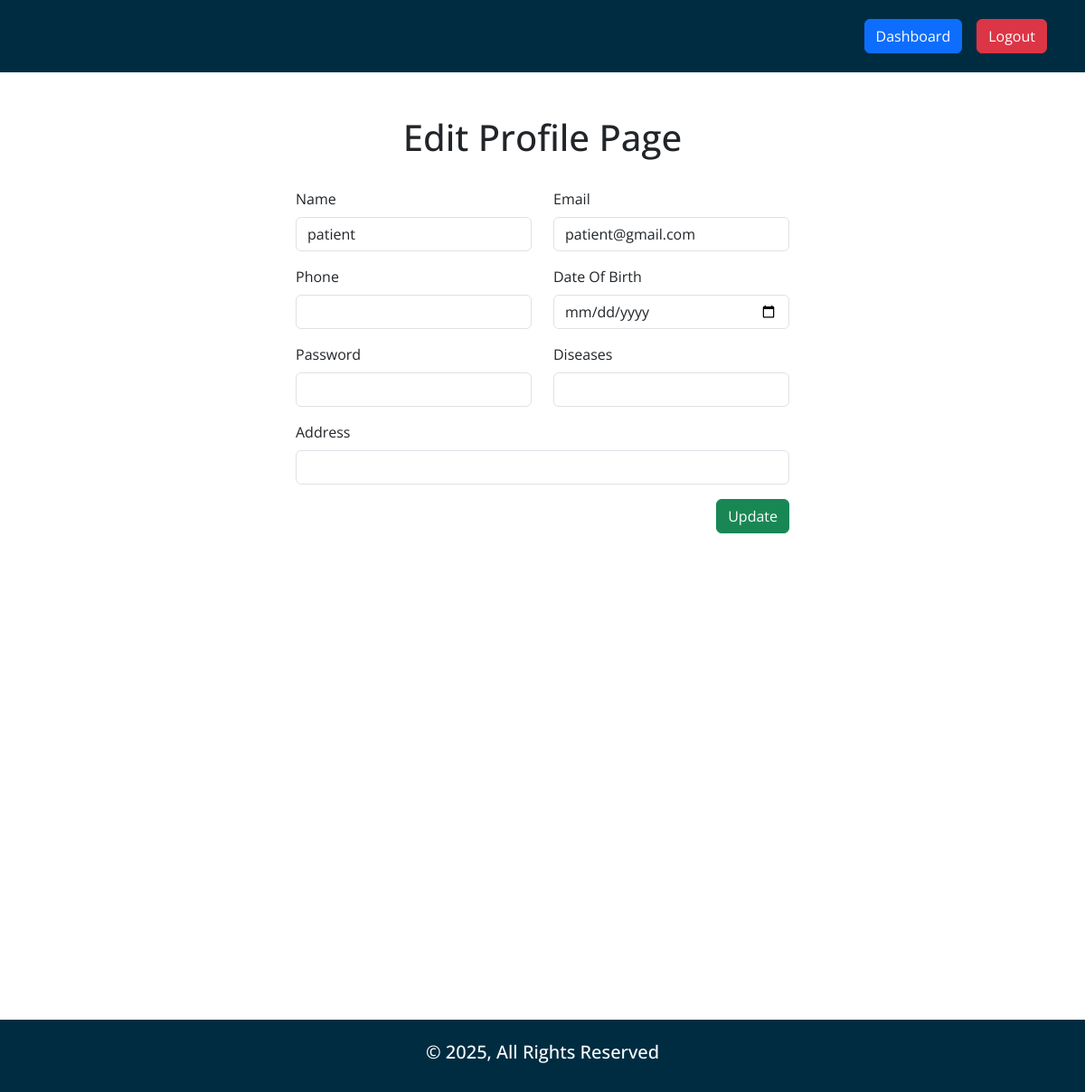
The page /edit_profile.php (signed in) on the database as committed earlier.
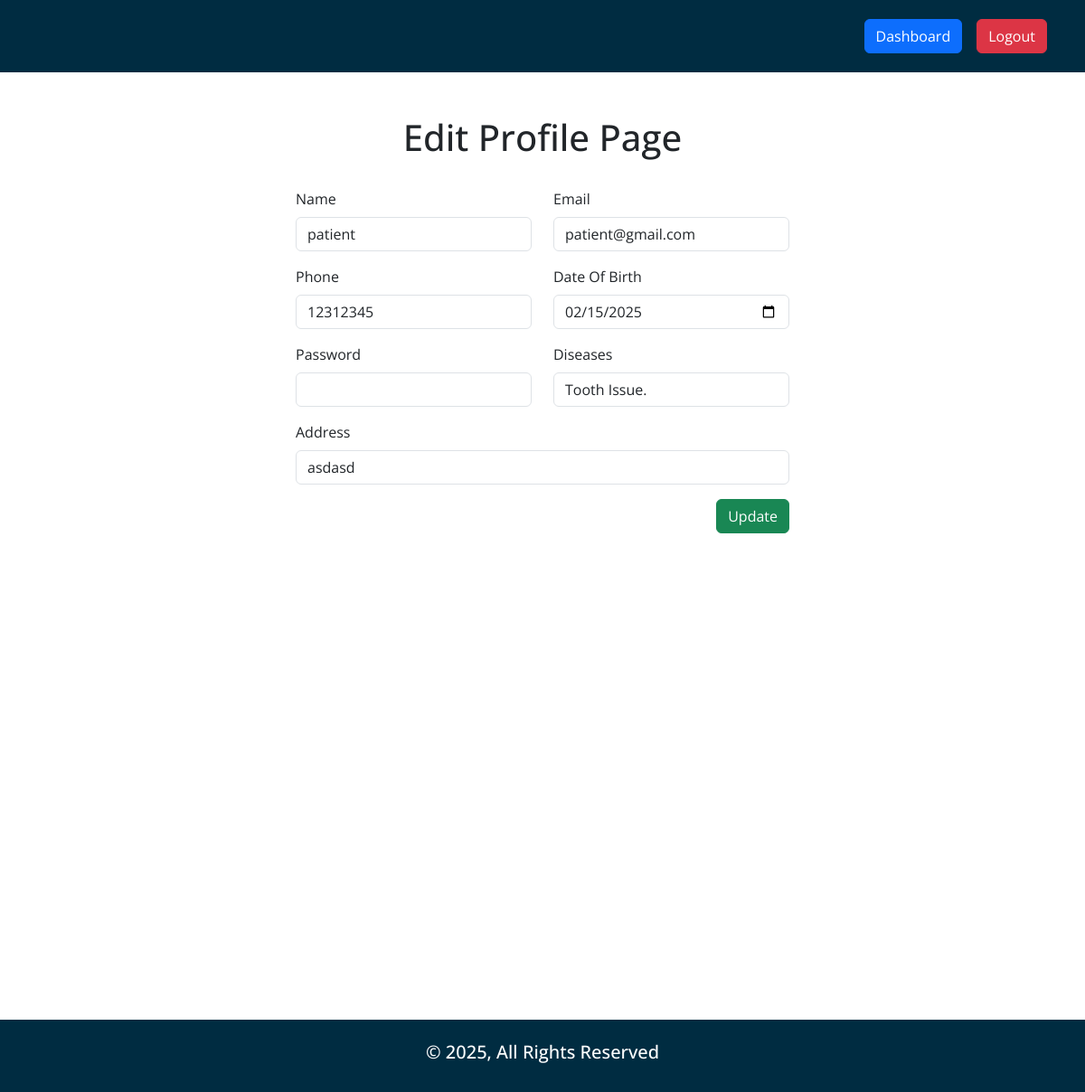
The same page on the database as committed later.
### tables this page shows
CREATE TABLE `users` (
  `id` int(11) NOT NULL,
  `username` varchar(255) NOT NULL,
  `email` varchar(255) NOT NULL,
  `password` text NOT NULL,
  `role` enum('admin','patient','pharmacist') NOT NULL DEFAULT 'patient',
  `phone` varchar(255) DEFAULT NULL,
  `dob` date DEFAULT NULL,
  `address` text DEFAULT NULL,
  `diseases` varchar(255) DEFAULT NULL,
  `experience` varchar(255) DEFAULT NULL,
  `phar_id` int(11) DEFAULT NULL,
  `status` enum('0','1') NOT NULL DEFAULT '1'
);

### core/database.php (called while the page is built, shortened)
<?php
function env($value)
{
      $env = dirname(__DIR__, 1) . '/.env';
      $core = parse_ini_file($env);
      return $core[$value];
}
$db = mysqli_connect(env("HOST"), env("USER"), env("PWD"), env("DB"));
if (isset($_SESSION['user'])):
      $userid = $_SESSION['user'];
      $userData = $db->query("SELECT * FROM `users` WHERE `id`='$userid'");
      if (mysqli_num_rows($userData) >  0):
            $GetUserData = mysqli_fetch_object($userData);
            $userName = $GetUserData->username;
            $userEmail = $GetUserData->email;
            $userPhone = $GetUserData->phone;
            $userDOB = $GetUserData->dob;
            $userAddr = $GetUserData->address;
            $userDiseases = $GetUserData->diseases;
            $userRole = $GetUserData->role;
      endif;
endif;

### edit_profile.php (the view, shortened to what this page needs)
<?php
require_once 'core/database.php';
?>
<!DOCTYPE html>
<html lang="en">
<head>
    <?php include 'includes/external_css.php'; ?>
    <link rel="stylesheet" href="css/style.min.css">
</head>
<body id="edit_profile">
    <?php include_once 'includes/header.php'; ?>
    <main>
        <div class="container my-5">
            <div class="row">
                <div class="col-12 mb-4">
                    <h1 class="text-center">Edit Profile Page</h1>
                </div>
                <div class="col-6 mx-auto">
                    <form action="" method="post">
                        <div class="row">
                            <div class="col-12 col-md-6 mb-3">
                                <div class="form-group">
                                    <label class="form-label" for="username">Name</label>
                                    <input type="text" name="username" value="<?= $userName ?>" class="form-control" required>
                                </div>
                            </div>
                            <div class="col-12 col-md-6 mb-3">
                                <div class="form-group">
                                    <label class="form-label" for="email">Email</label>
                                    <input type="email" name="email" value="<?= $userEmail ?>" class="form-control" required>
                                </div>
                            </div>
                            <div class="col-12 col-md-<?= ($userRole == 'pharmacist') ? '5' : '6' ?> mb-3">
                                <div class="form-group">
                                    <label class="form-label" for="phone">Phone</label>
                                    <input type="tel" name="phone" value="<?= $userPhone ?>" class="form-control" required>
                                </div>
                            </div>
                            <div class="col-12 col-md-<?= ($userRole == 'pharmacist') ? '3' : '6' ?> mb-3">
                                <div class="form-group">
                                    <label class="form-label" for="dob">Date Of Birth</label>
                                    <input type="date" name="dob" value="<?= $userDOB ?>" class="form-control" required>
                                </div>
                            </div>
                            <div class="col-12 col-md-6 mb-3">
                                <div class="form-group">
                                    <label class="form-label" for="password">Password</label>
                                    <input type="password" name="password" class="form-control">
                                </div>
                            </div>
                            <?php if ($userRole == 'patient'): ?>
                                <div class="col-12 col-md-6 mb-3">
                                    <div class="form-group">
                                        <label class="form-label" for="diseases">Diseases</label>
                                        <input type="text" name="diseases" value="<?= $userDiseases ?? '' ?>" class="form-control">
                                    </div>
                                </div>
                            <?php endif; ?>
                            <div class="col-12 mb-3">
                                <div class="form-group">
                                    <label class="form-label" for="address">Address</label>
                                    <input type="text" name="address" value="<?= $userAddr ?>" class="form-control" required>
                                </div>
                            </div>
                            <div class="col-12 mb-3">
                                <div class="form-group d-flex justify-content-end">
                                    <button type="submit" name="submit" class="btn btn-success">Update</button>
                                </div>
                            </div>
                        </div>
                    </form>
                </div>
            </div>
        </div>
    </main>
    <?php include_once 'includes/footer.php'; ?>
</body>
</html>

Rows that differ between the two databases and show on the page:
changed users "patient": phone (not shown) → "12312345"; dob (not shown) → "02/15/2025"; diseases (not shown) → "Tooth Issue."; address (not shown) → "asdasd"
